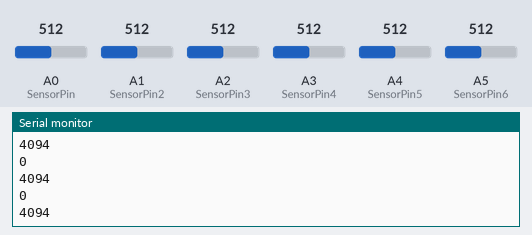
This sketch was run on a simulated Arduino Uno, built with avr-gcc and run on an emulated ATmega328P. On the bench: the last lines printed to the serial monitor. Inputs (shaded band) come from the test bench; at power-on: A0 (SensorPin) = 512, A4 (SensorPin5) = 512, A5 (SensorPin6) = 512, A1 (SensorPin2) = 512, A2 (SensorPin3) = 512, A3 (SensorPin4) = 512.

Above: at 1.3 s.
1.4 s: A0 (SensorPin) set to 716
At 1.81 s:
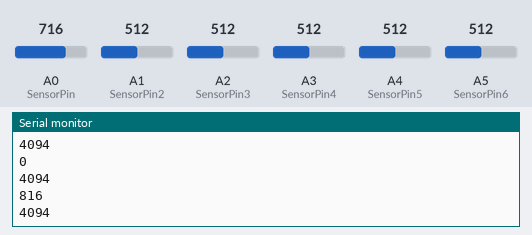
2.9 s: A4 (SensorPin5) set to 716
At 3.32 s:
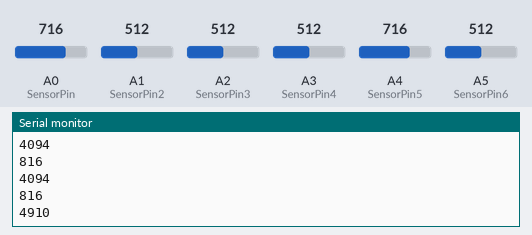
4.4 s: A5 (SensorPin6) set to 716
At 4.82 s:
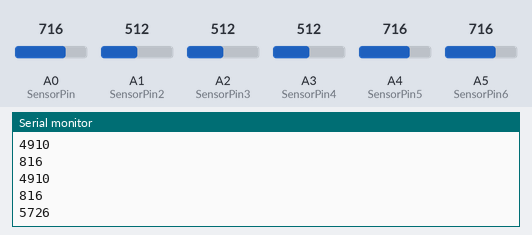
5.9 s: A1 (SensorPin2) set to 306
At 6.33 s:
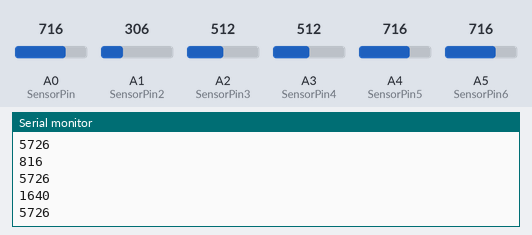
7.4 s: A0 (SensorPin) set to 992
At 7.83 s:
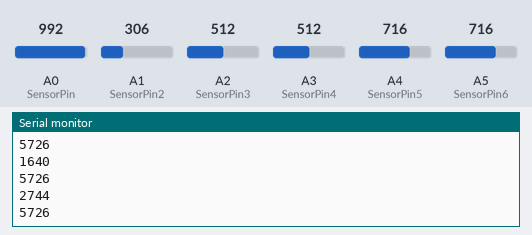
8.9 s: A1 (SensorPin2) set to 30
At 9.33 s:
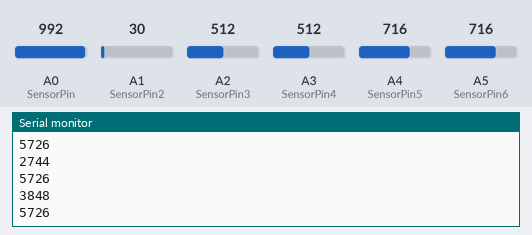
Timing chart, 0 to 11.4 s (numbered marks = the images above; inputs shaded):
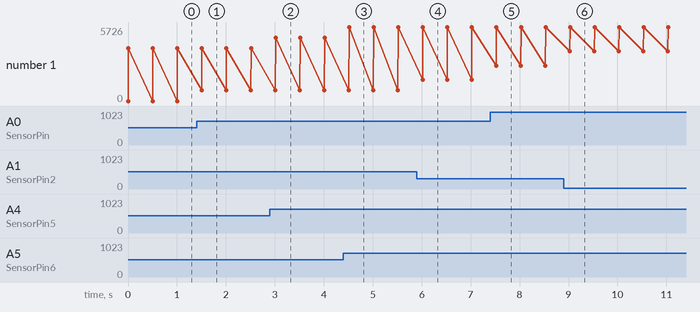

The sketch:

legs_Crossed.ino
```cpp
int SensorPin = A0; // analog pin 0
int SensorPin2 = A1;
int SensorPin3 = A2;
int SensorPin4 = A3;
int SensorPin5 = A4;
int SensorPin6 = A5;

void setup() {
  Serial.begin(9600);
}

void loop() {
  int SensorReading = analogRead(SensorPin);
  int SensorReading2 = analogRead(SensorPin2);
  int SensorReading3 = analogRead(SensorPin3);
  int SensorReading4 = analogRead(SensorPin4);
  int SensorReading5 = analogRead(SensorPin5);
  int SensorReading6 = analogRead(SensorPin6);

  int mfsr_r18a = map(SensorReading, 0, 1024, 0, 4095);
  int mfsr_r18b = map(SensorReading2, 0, 1024, 0, 4095);
  int mfsr_r18c = map(SensorReading3, 0, 1024, 0, 4095);
  int mfsr_r18d = map(SensorReading4, 0, 1024, 0, 4095);
  int mfsr_r18e = map(SensorReading5, 0, 1024, 0, 4095);
  int mfsr_r18f = map(SensorReading6, 0, 1024, 0, 4095);
  // map 함수로 0~1024까지의 값을 0~4095 값으로 단계를 나눠 매핑

  int result1 = abs(mfsr_r18a - mfsr_r18b);  //result1 = 양쪽 대퇴 이두쪽에 설치된 압력센서값의 차 / request_mode.py 에서의 val1 값
  int result2 = mfsr_r18e + mfsr_r18f;   // result2 = 기립근 쪽에 설치된 두 압력센서값의 합 / request_mode.py 에서의 val2 값

  Serial.println(result1);
  Serial.println(result2);


  delay(500);
}
```

Measured:
- after the input at 1.4 s, the serial monitor: prints a new line after 0.11 s (image 1)
- after the input at 2.9 s, the serial monitor: prints a new line after 0.11 s (image 2)
- after the input at 4.4 s, the serial monitor: prints a new line after 0.12 s (image 3)
- after the input at 5.9 s, the serial monitor: prints a new line after 0.12 s (image 4)
- after the input at 7.4 s, the serial monitor: prints a new line after 0.12 s (image 5)
- after the input at 8.9 s, the serial monitor: prints a new line after 0.13 s (image 6)
- plotted number 1: 4094 → 4910 after the input at 2.9 s, 4910 → 5726 after the input at 4.4 s
